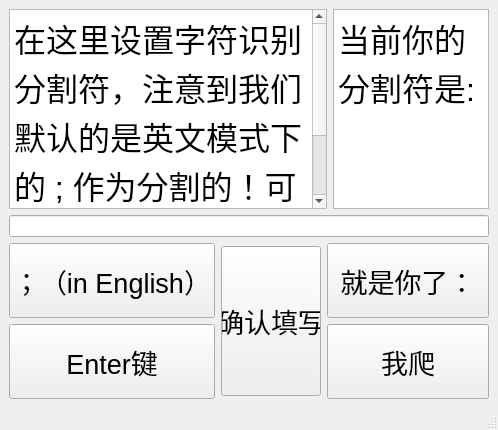
<?xml version="1.0" encoding="UTF-8"?>
<ui version="4.0">
 <class>SetSeperatorMainWindow</class>
 <widget class="QMainWindow" name="SetSeperatorMainWindow">
  <property name="geometry">
   <rect>
    <x>0</x>
    <y>0</y>
    <width>498</width>
    <height>418</height>
   </rect>
  </property>
  <property name="windowTitle">
   <string>MainWindow</string>
  </property>
  <widget class="QWidget" name="centralwidget">
   <layout class="QGridLayout" name="gridLayout">
    <item row="0" column="0" colspan="3">
     <widget class="QTextBrowser" name="notes">
      <property name="minimumSize">
       <size>
        <width>0</width>
        <height>200</height>
       </size>
      </property>
      <property name="html">
       <string>&lt;!DOCTYPE HTML PUBLIC &quot;-//W3C//DTD HTML 4.0//EN&quot; &quot;http://www.w3.org/TR/REC-html40/strict.dtd&quot;&gt;
&lt;html&gt;&lt;head&gt;&lt;meta name=&quot;qrichtext&quot; content=&quot;1&quot; /&gt;&lt;meta charset=&quot;utf-8&quot; /&gt;&lt;style type=&quot;text/css&quot;&gt;
p, li { white-space: pre-wrap; }
hr { height: 1px; border-width: 0; }
li.unchecked::marker { content: &quot;\2610&quot;; }
li.checked::marker { content: &quot;\2612&quot;; }
&lt;/style&gt;&lt;/head&gt;&lt;body style=&quot; font-family:'Microsoft YaHei UI'; font-size:9pt; font-weight:400; font-style:normal;&quot;&gt;
&lt;p style=&quot; margin-top:0px; margin-bottom:0px; margin-left:0px; margin-right:0px; -qt-block-indent:0; text-indent:0px;&quot;&gt;&lt;span style=&quot; font-size:24pt;&quot;&gt;在这里设置字符识别分割符，注意到我们默认的是英文模式下的 ; 作为分割的！可以自行选择，也可以重写添加&lt;/span&gt;&lt;/p&gt;&lt;/body&gt;&lt;/html&gt;</string>
      </property>
     </widget>
    </item>
    <item row="0" column="3">
     <widget class="QTextBrowser" name="showCurSeperator">
      <property name="html">
       <string>&lt;!DOCTYPE HTML PUBLIC &quot;-//W3C//DTD HTML 4.0//EN&quot; &quot;http://www.w3.org/TR/REC-html40/strict.dtd&quot;&gt;
&lt;html&gt;&lt;head&gt;&lt;meta name=&quot;qrichtext&quot; content=&quot;1&quot; /&gt;&lt;meta charset=&quot;utf-8&quot; /&gt;&lt;style type=&quot;text/css&quot;&gt;
p, li { white-space: pre-wrap; }
hr { height: 1px; border-width: 0; }
li.unchecked::marker { content: &quot;\2610&quot;; }
li.checked::marker { content: &quot;\2612&quot;; }
&lt;/style&gt;&lt;/head&gt;&lt;body style=&quot; font-family:'Microsoft YaHei UI'; font-size:9pt; font-weight:400; font-style:normal;&quot;&gt;
&lt;p style=&quot; margin-top:0px; margin-bottom:0px; margin-left:0px; margin-right:0px; -qt-block-indent:0; text-indent:0px;&quot;&gt;&lt;span style=&quot; font-size:24pt;&quot;&gt;当前你的分割符是:&lt;/span&gt;&lt;/p&gt;&lt;/body&gt;&lt;/html&gt;</string>
      </property>
     </widget>
    </item>
    <item row="1" column="0" colspan="4">
     <widget class="QLineEdit" name="lineEdit"/>
    </item>
    <item row="2" column="0">
     <widget class="QPushButton" name="setSemiBtn">
      <property name="minimumSize">
       <size>
        <width>0</width>
        <height>75</height>
       </size>
      </property>
      <property name="font">
       <font>
        <pointsize>20</pointsize>
       </font>
      </property>
      <property name="text">
       <string>；（in English）</string>
      </property>
     </widget>
    </item>
    <item row="2" column="2" colspan="2">
     <widget class="QPushButton" name="ensureAndReturnBtn">
      <property name="minimumSize">
       <size>
        <width>0</width>
        <height>75</height>
       </size>
      </property>
      <property name="font">
       <font>
        <pointsize>20</pointsize>
       </font>
      </property>
      <property name="text">
       <string>就是你了：</string>
      </property>
     </widget>
    </item>
    <item row="3" column="0">
     <widget class="QPushButton" name="setEnterBtn">
      <property name="minimumSize">
       <size>
        <width>0</width>
        <height>75</height>
       </size>
      </property>
      <property name="font">
       <font>
        <pointsize>20</pointsize>
       </font>
      </property>
      <property name="text">
       <string>Enter键</string>
      </property>
     </widget>
    </item>
    <item row="3" column="2" colspan="2">
     <widget class="QPushButton" name="rejectAndReturnBtn">
      <property name="minimumSize">
       <size>
        <width>0</width>
        <height>75</height>
       </size>
      </property>
      <property name="font">
       <font>
        <pointsize>20</pointsize>
       </font>
      </property>
      <property name="text">
       <string>我爬</string>
      </property>
     </widget>
    </item>
    <item row="2" column="1" rowspan="2">
     <widget class="QPushButton" name="ensureTheEditAndWaitedForFinalEnsure">
      <property name="minimumSize">
       <size>
        <width>100</width>
        <height>150</height>
       </size>
      </property>
      <property name="font">
       <font>
        <pointsize>20</pointsize>
       </font>
      </property>
      <property name="text">
       <string>确认填写</string>
      </property>
     </widget>
    </item>
   </layout>
  </widget>
  <widget class="QStatusBar" name="statusbar"/>
 </widget>
 <resources/>
 <connections/>
</ui>
